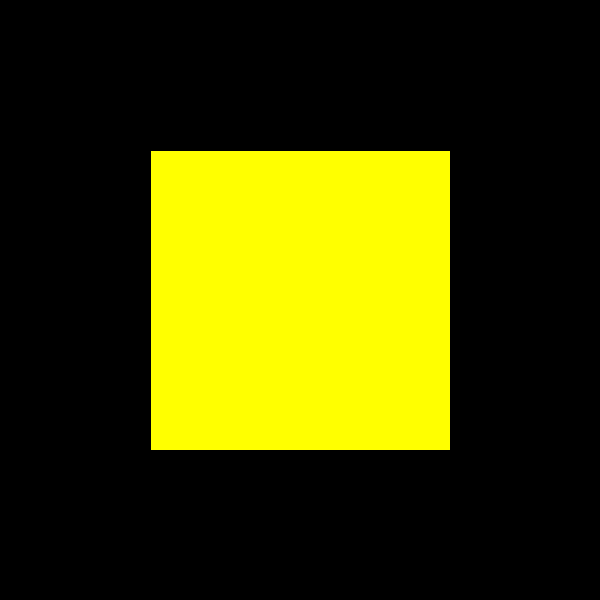
Frame 1 (no input)
Frame 60 (the mouse pressed at the canvas centre just before this capture): identical to frame 1, image omitted
Frame 120 (the mouse held since frame 60 and released just before this capture): identical to frame 1, image omitted

The Processing sketch that drew this single still picture (run headless with seeded random() and noise(); from frame 60 on, the mouse is pressed at the canvas centre):

// Processing sketch: processing_83606
// ── processing_83606.pde

void setup () {

  size (600, 600);
  background(0);
}

void draw () {

//top left
  if ( (mouseX < 300) && (mouseY < 300) ) {
    fill(255, 255, 0);
  } 
  //top right
  else if ((mouseX > 300) && (mouseY < 300))  {
    fill(0, 255, 255);
  }
  //bottom left
  else if ((mouseX < 300) && (mouseY > 300)) {
   fill(255,0,0); 
  }
  //bottom right
  else if ((mouseX > 300) && (mouseY > 300)) {
   fill(0,200,0); 
  }


  rectMode(CENTER);
  rect (width/2, height/2, 300, 300);
  
  
  
}
